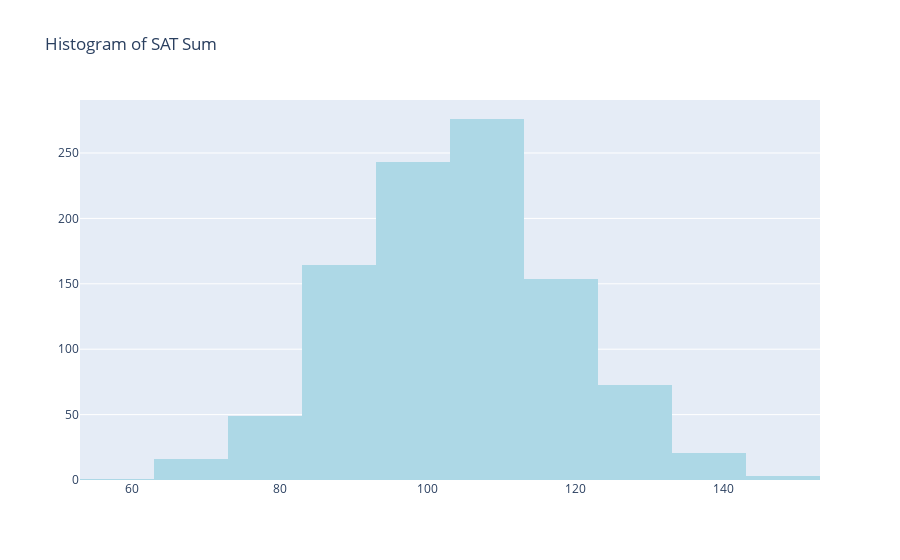

Notebook code for this chart:
### Code cell
# Define histogram trace with 10 bins
hist = go.Histogram(
    x=data,
    xbins=dict(start=min(data), end=max(data), size=10),  # Set 10 bins
    marker=dict(color="lightblue")  # Set bar color
)

# Create layout and add trace
fig = go.Figure(data=[hist])
fig.update_layout(title="Histogram of SAT Sum")  # Update title

# Display histogram
fig.show()

### Figure 1 — Plotly figure (JSON) as saved in the notebook; plotly's stock layout.template omitted (floating-point values rounded to 4 significant figures; data arrays with more than 128 entries replaced by an {"elided": "..."} marker saying what was removed)
{"data": [{"marker": {"color": "lightblue"}, "type": "histogram", "x": {"elided": "1000 int values"}, "xbins": {"end": 144, "size": 10, "start": 53}}], "layout": {"title": {"text": "Histogram of SAT Sum"}}}
